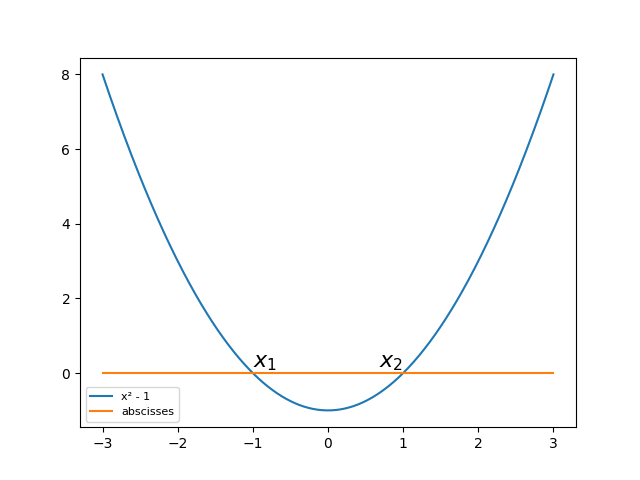

Here is the Python script that generated this plot:
import numpy as np
import matplotlib.pyplot as plt
from scipy.interpolate import interp1d

x = np.arange(-3, 4)

y = x**2 - 1

z = 0*x

plt.close()

cubic_interpolation_model = interp1d(x, y, kind = "cubic")

X_=np.linspace(x.min(), x.max(), 500)
Y_=cubic_interpolation_model(X_)
Z_=interp1d(x, z, kind = "cubic")(X_)

plt.plot(X_, Y_, markersize=8, label="x² - 1")
plt.plot(X_, Z_, markersize=0, label="abscisses")

plt.legend(loc='best', fontsize=8)

plt.text(-1,0,r'$x_1$', fontsize=16, horizontalalignment='left', verticalalignment='bottom')
plt.text(1,0,r'$x_2$', fontsize=16, horizontalalignment='right', verticalalignment='bottom')

plt.savefig(__file__[0:-3]+".png")

#plt.savefig("mon_graphique.png")
